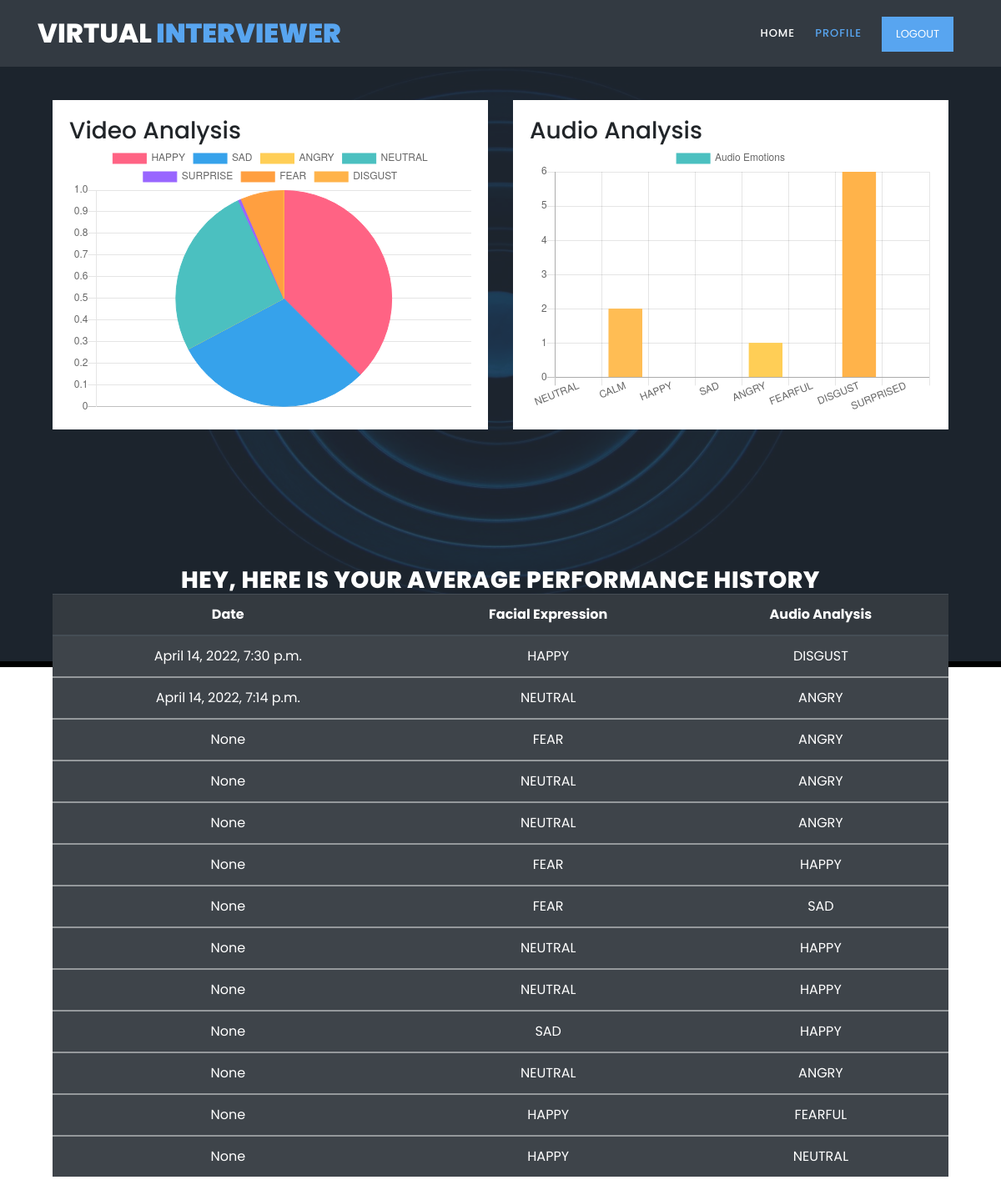
/profile/ (signed in), run on the app's committed database.
### accounts/models.py (models this page shows, shortened)
class Profile(models.Model):
	user_id = models.ForeignKey(User, on_delete=models.CASCADE,)
	date = models.DateTimeField()
	facial_expressions_keys = models.CharField(max_length=50, default='')
	facial_expressions_values = models.CharField(max_length=50, default='')
	audio_analysis_keys = models.CharField(max_length=50, default='')
	audio_analysis_values = models.CharField(max_length=50, default='')
	average_face_emotions = models.CharField(max_length=50, default='')
	average_audio_emotions = models.CharField(max_length=50, default='')

### accounts/views.py (the view)
# urls.py: path('profile/',views.profile,name="profile"),
def profile(request):
    if request.user.is_authenticated:
        data2 = Profile.objects.filter(user_id=request.user).last().facial_expressions_values
        data2 = data2.strip('][').split(', ')
        data2 = list(map(int, data2))
        data4 = Profile.objects.filter(user_id=request.user).last().audio_analysis_values
        data4 = data4.strip('][').split(', ')
        data4 = list(map(int, data4))
        data5 = Profile.objects.filter(user_id=request.user).last().average_face_emotions
        data6 = Profile.objects.filter(user_id=request.user).last().average_audio_emotions
        data = Profile.objects.filter(user_id=request.user).order_by('id').reverse()
        return render(request,'profile.html', {'data2': data2, 'data4': data4, 'avg_face': data5, 'avg_audio': data6, 'data': data})
    return redirect('login')

### accounts/templates/profile.html (shortened to what this page needs)
{% load static %}
<!DOCTYPE html>
<html lang="en">
  <head>
    <link rel="stylesheet" type="text/css" href="{% static 'assets/css/bootstrap.min.css' %}">
    <link rel="stylesheet" type="text/css" href="{% static 'assets/css/font-awesome.css' %}">
    <link rel="stylesheet" href="{% static 'assets/css/templatemo-training-studio.css' %}">
    </head>
    <body style="overflow-x: hidden;">
<header class="header-area header-sticky">
        <div class="container">
            <div class="row">
                <div class="col-12">
                    <nav class="main-nav">
                        <a href="{% url 'home' %}" class="logo">Virtual<em> Interviewer</em></a>
                        <ul class="nav">
                            <li class="scroll-to-section"><a href="{% url 'home' %}">Home</a></li>
                            {% if user.is_authenticated %}
                            <li class="scroll-to-section"><a href="{% url 'profile' %}" class="active">Profile</a></li>
                            <li class="main-button"><a href="{% url 'logout' %}">Logout</a></li>
                            {%else%}
                            <li class="main-button"><a href="{% url 'login' %}">Login</a></li>
                            {%endif%}
                        </ul>
                    </nav>
                </div>
            </div>
        </div>
    </header>
<div class="main-banner" id="top">
            <img src="{% static 'assets/images/myvi5.jpg' %}" id="bg-video" />
    <div class="video-overlay header-text">
        <br><br>
    <div class="row mt-5 ml-5 mr-5">
        <div class="col-md-6 my-4">
            <div class="bg-white">
                <div class="card-body">
                    <h3>Video Analysis</h3>
                    <canvas id="myChart1" width="300" height="200"></canvas>
                    <script>
                        var ctx = document.getElementById('myChart1').getContext('2d');
                        var myChart1 = new Chart(ctx, {
                            type: 'pie',
                            data: {
                                labels: ["HAPPY", "SAD", "ANGRY", "NEUTRAL", "SURPRISE", "FEAR", "DISGUST"],
                        datasets: [{
                            label: 'Value of emotions',
                            data: [{% for p in data2 %} {{p}}, {% endfor %}],
                            backgroundColor: [
                                'rgba(255, 99, 132, 1)',
                                'rgba(54, 162, 235, 1)',
                                'rgba(255, 206, 86, 1)',
                                'rgba(75, 192, 192, 1)',
                                'rgba(153, 102, 255, 1)',
                                'rgba(255, 159, 64, 1)',
                                'rgba(255, 179, 74, 1)'
                            ],
                                borderColor: [
                                    'rgba(255, 99, 132, 1)',
                                    'rgba(54, 162, 235, 1)',
                                    'rgba(255, 206, 86, 1)',
                                    'rgba(75, 192, 192, 1)',
                                    'rgba(153, 102, 255, 1)',
                                    'rgba(255, 159, 64, 1)',
                                    'rgba(255, 179, 74, 1)'
                                ],
                                    borderWidth: 1
                        }]
                            },
                        options: {
                            scales: {
                                yAxes: [{
                                    ticks: {
                                        beginAtZero: true
                                    }
                                }]
                            }
                        }
                        });
                    </script>
                </div>
            </div>
        </div>
        <div class="col-md-6 my-4">
            <div class="bg-white">
                <div class="card-body">
                    <h3>Audio Analysis</h3>
                    <canvas id="myChart" width="300" height="200"></canvas>
                    <script>
                        var ctx = document.getElementById('myChart').getContext('2d');
                        var myChart = new Chart(ctx, {
                            type: 'bar',
                            data: {
                                labels: ["NEUTRAL", "CALM", "HAPPY", "SAD", "ANGRY", "FEARFUL", "DISGUST", "SURPRISED"],
                        datasets: [{
                            label: 'Audio Emotions',
                            data: [{% for p in data4 %} {{p}}, {% endfor %}],
                            backgroundColor: [
                                'rgba(75, 192, 192, 1)',
                                'rgba(255, 189, 84, 1)',
                                'rgba(255, 99, 132, 1)',
                                'rgba(54, 162, 235, 1)',
                                'rgba(255, 206, 86, 1)',
                                'rgba(255, 159, 64, 1)',
                                'rgba(255, 179, 74, 1)',
                                'rgba(153, 102, 255, 1)'
                            ],
                                borderColor: [
                                'rgba(75, 192, 192, 1)',
                                'rgba(255, 189, 84, 1)',
                                'rgba(255, 99, 132, 1)',
                                'rgba(54, 162, 235, 1)',
                                'rgba(255, 206, 86, 1)',
                                'rgba(255, 159, 64, 1)',
                                'rgba(255, 179, 74, 1)',
                                'rgba(153, 102, 255, 1)'
                                ],
                                    borderWidth: 1
                        }]
                            },
                        options: {
                            scales: {
                                yAxes: [{
                                    ticks: {
                                        beginAtZero: true
                                    }
                                }]
                            }
                        }
                        });
                    </script>
                </div>
            </div>
        </div>
    </div>
    <div class="row ml-5 mr-5">
        <div class="col-lg-12">
            <div class="section-heading">
                <h2 style="color:white;">Hey, Here is your Average Performance History</h2>
                <table class="table table-striped table-dark">
                    <thead>
                      <tr>
                        <th scope="col">Date</th>
                        <th scope="col">Facial Expression</th>
                        <th scope="col">Audio Analysis</th>
                      </tr>
                    </thead>
                    {% if data %}
                    {% for d in data %}
                    <tbody>
                      <tr>
                        <td>{{ d.date }}</td>
                        <td>{{ d.average_face_emotions|upper }}</td>
                        <td>{{ d.average_audio_emotions|upper }}</td>
                      </tr>
                    </tbody>
                    {% endfor %}
                    {% endif %}
                </table>
            </div>
        </div>
    </div>
</div>
</div>
  </body>
</html>

### static/assets/css/templatemo-training-studio.css (style rules this page uses)
html, body, div, span, applet, object, iframe, h1, h2, h3, h4, h5, h6, p, blockquote, div pre, a, abbr, acronym, address, big, cite, code, del, dfn, em, font, img, ins, kbd, q, s, samp, small, strike, strong, sub, sup, tt, var, b, u, i, center, dl, dt, dd, ol, ul, li, figure, header, nav, section, article, aside, footer, figcaption { margin: 0; padding: 0; border: 0; outline: 0; }
ul, li { padding: 0; margin: 0; list-style: none; }
header, nav, section, article, aside, footer, hgroup { display: block; }
* { box-sizing: border-box; }
html, body { font-family: 'Poppins', sans-serif; font-weight: 400; background-color: #fff; font-size: 16px; -ms-text-size-adjust: 100%; -webkit-font-smoothing: antialiased; -moz-osx-font-smoothing: grayscale; }
a { text-decoration: none !important; }
h1, h2, h3, h4, h5, h6 { margin-top: 0px; margin-bottom: 0px; }
ul { margin-bottom: 0px; }
html, body { background: #fff; font-family: 'Poppins', sans-serif; }
.section-heading { text-align: center; margin-top: 140px; margin-bottom: 80px; }
.section-heading h2 { font-size: 28px; font-weight: 800; color: #232d39; text-transform: uppercase; letter-spacing: 0.5px; margin-top: 0px; margin-bottom: 0px; }
.main-button a { display: inline-block; font-size: 15px; padding: 12px 20px; background-color: #58a5f0; color: #fff; text-align: center; font-weight: 400; text-transform: uppercase; transition: all .3s; }
.header-area { position: absolute; top: 0px; left: 0px; right: 0px; z-index: 100; height: 80px; background: rgba(250,250,250,0.1); -webkit-transition: all .5s ease 0s; -moz-transition: all .5s ease 0s; -o-transition: all .5s ease 0s; transition: all .5s ease 0s; }
.header-area .main-nav { min-height: 80px; background: transparent; }
.header-area .main-nav .logo { line-height: 80px; color: #fff; font-size: 32px; font-weight: 800; text-transform: uppercase; float: left; -webkit-transition: all 0.3s ease 0s; -moz-transition: all 0.3s ease 0s; -o-transition: all 0.3s ease 0s; transition: all 0.3s ease 0s; }
.header-area .main-nav .logo em { font-style: normal; color: #58a5f0; font-weight: 900; }
.header-area .main-nav .nav { float: right; margin-top: 27px; margin-right: 0px; background-color: transparent; -webkit-transition: all 0.3s ease 0s; -moz-transition: all 0.3s ease 0s; -o-transition: all 0.3s ease 0s; transition: all 0.3s ease 0s; position: relative; z-index: 999; }
.header-area .main-nav .nav li { padding-left: 20px; padding-right: 20px; }
.header-area .main-nav .nav li a { display: block; font-weight: 500; font-size: 13px; color: #7a7a7a; text-transform: uppercase; -webkit-transition: all 0.3s ease 0s; -moz-transition: all 0.3s ease 0s; -o-transition: all 0.3s ease 0s; transition: all 0.3s ease 0s; height: 40px; line-height: 40px; border: transparent; letter-spacing: 1px; }
.header-area .main-nav .nav li a { color: #fff; }
.header-area .main-nav .nav li:last-child a { display: inline-block; font-size: 13px; padding: 11px 17px; background-color: #58a5f0; color: #fff; text-align: center; font-weight: 400; letter-spacing: 0px; text-transform: uppercase; transition: all .3s; height: auto; line-height: 20px; }
.header-area .main-nav .nav li:hover a, .header-area .main-nav .nav li a.active { color: #58a5f0!important; opacity: 1; }
.header-area.header-sticky { min-height: 80px; }
.header-area.header-sticky .nav { margin-top: 20px !important; }
.header-area.header-sticky .nav li a.active { color: #58a5f0; }
@media (max-width: 1200px) { .header-area .main-nav .nav li { padding-left: 12px; padding-right: 12px; } }
@media (max-width: 1200px) { .header-area .main-nav:before { display: none; } }
@media (min-width: 767px) { .header-area .main-nav .nav { display: flex !important; } }
.main-banner { position: relative; }
#bg-video { min-width: 100%; min-height: 100vh; max-width: 100%; max-height: 100vh; object-fit: cover; z-index: -1; }
.video-overlay { position: absolute; background-color: rgba(35,45,57,0.8); top: 0; left: 0; bottom: 7px; width: 100%; }
a { cursor: pointer; transition: all 200ms linear; }

### data on the page
Profile: date "April 14, 2022, 7:30 p.m.", average_face_emotions "HAPPY", average_audio_emotions "DISGUST"
Profile: date "April 14, 2022, 7:14 p.m.", average_face_emotions "NEUTRAL", average_audio_emotions "ANGRY"
Profile: date "None", average_face_emotions "FEAR", average_audio_emotions "ANGRY"
Profile: date "None", average_face_emotions "NEUTRAL", average_audio_emotions "ANGRY"
Profile: date "None", average_face_emotions "NEUTRAL", average_audio_emotions "ANGRY"
Profile: date "None", average_face_emotions "FEAR", average_audio_emotions "HAPPY"
Profile: date "None", average_face_emotions "FEAR", average_audio_emotions "SAD"
Profile: date "None", average_face_emotions "NEUTRAL", average_audio_emotions "HAPPY"
Profile: date "None", average_face_emotions "NEUTRAL", average_audio_emotions "HAPPY"
Profile: date "None", average_face_emotions "SAD", average_audio_emotions "HAPPY"
Profile: date "None", average_face_emotions "NEUTRAL", average_audio_emotions "ANGRY"
Profile: date "None", average_face_emotions "HAPPY", average_audio_emotions "FEARFUL"
Profile: date "None", average_face_emotions "HAPPY", average_audio_emotions "NEUTRAL"

### other printed values
chart data {{ p }} 87, 69, 0, 60, 1, 15, 0
chart data {{ p }} 0, 2, 0, 0, 1, 0, 6, 0
